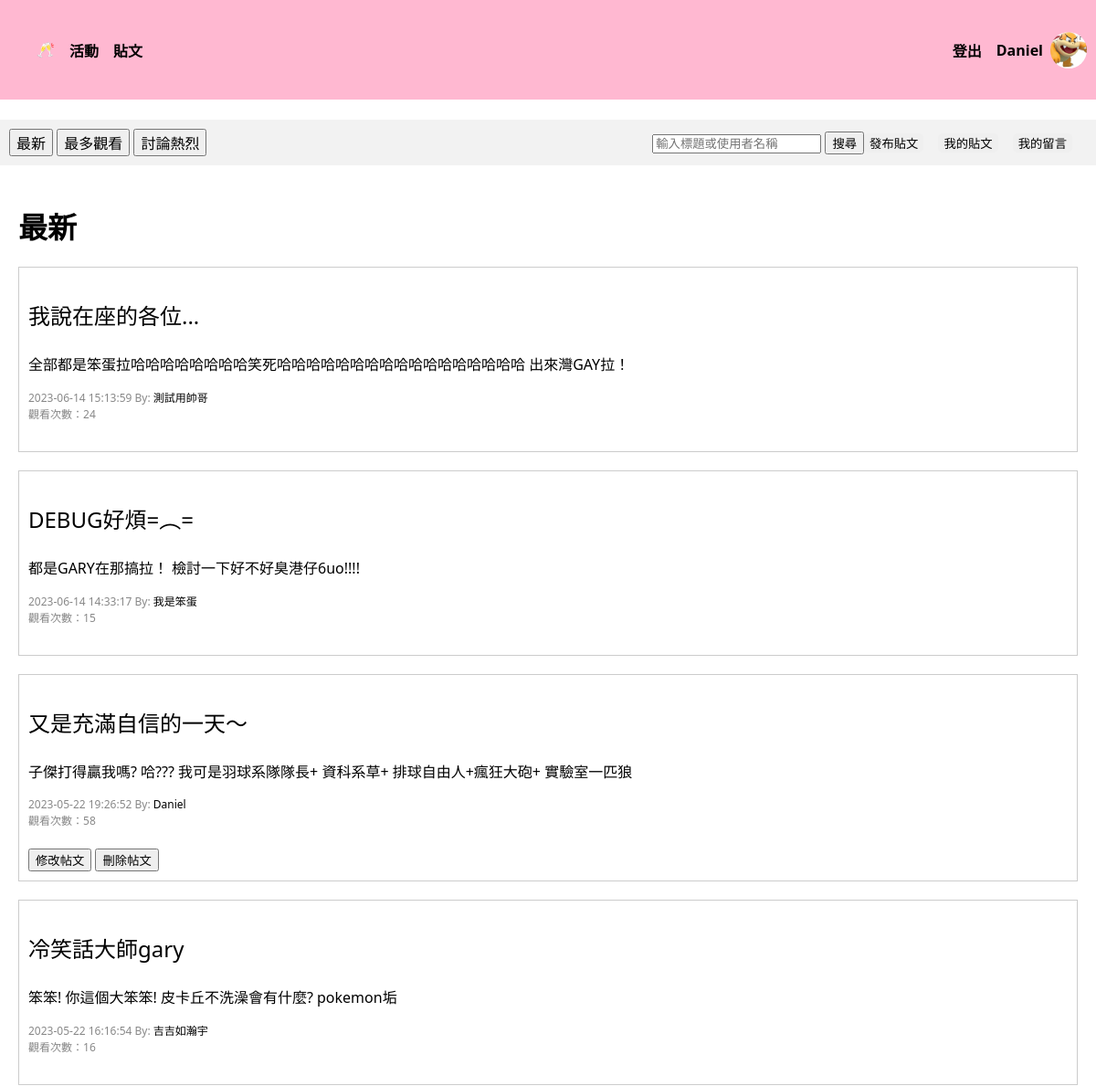
The page /post/posts/newest (signed in, upper part) on the database as committed earlier.
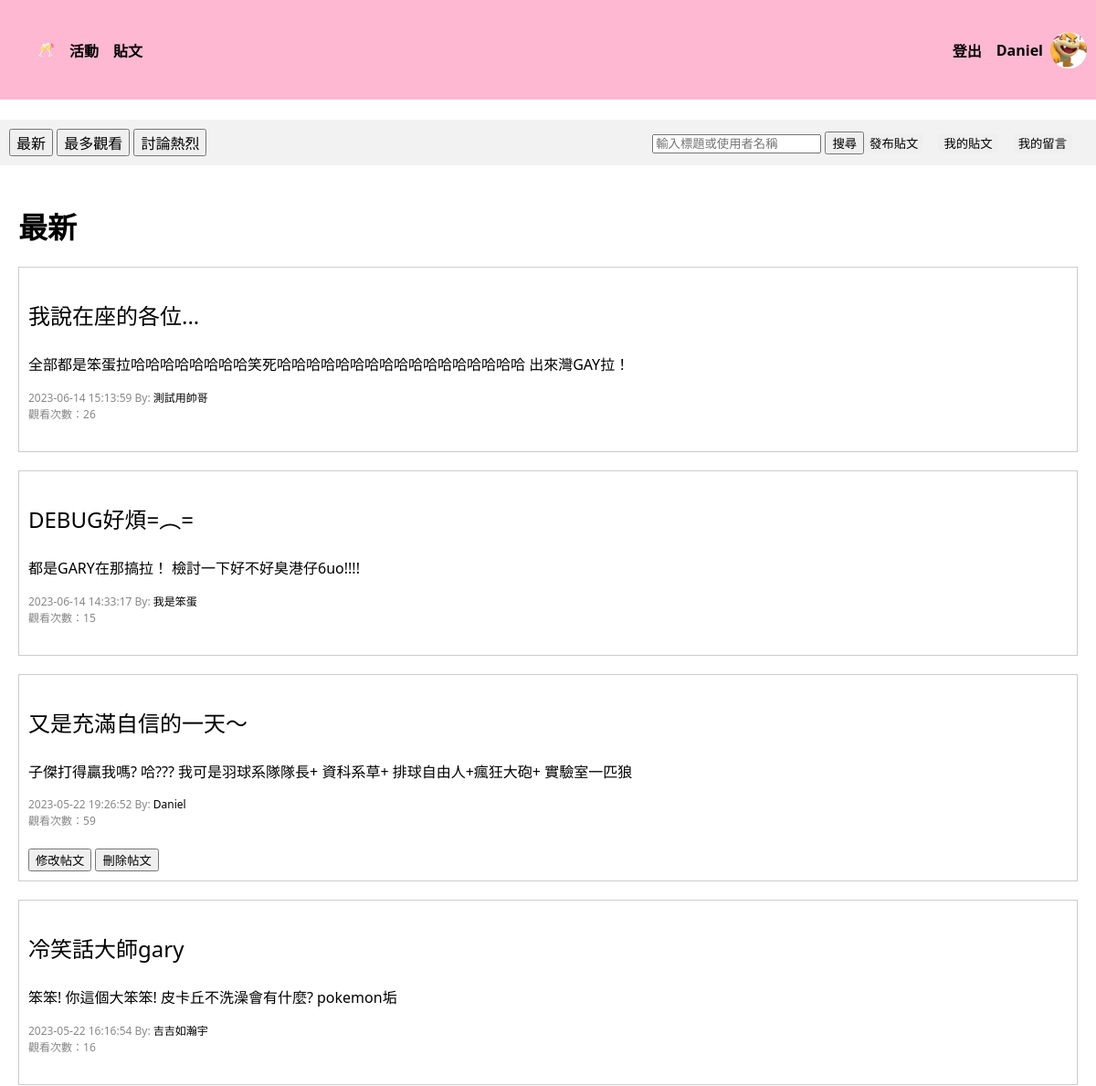
The same page on the database as committed later.
### tables this page shows
CREATE TABLE "Post" (
	"postID"	INTEGER,
	"postUserID"	INTEGER,
	"postTime"	TEXT,
	"postTitle"	TEXT,
	"postContent"	TEXT,
	"postView"	INT,
	FOREIGN KEY("postUserID") REFERENCES "User"("userID"),
	PRIMARY KEY("postID" AUTOINCREMENT)
);

CREATE TABLE "User" (
	"userID"	INTEGER,
	"password"	VARCHAR(10),
	"nickname"	VARCHAR(10) NOT NULL,
	"gender"	VARCHAR(1) NOT NULL,
	"birth"	TEXT,
	"cellphone"	VARCHAR(10),
	"email"	TEXT UNIQUE,
	"image" TEXT,
	PRIMARY KEY("userID" AUTOINCREMENT)
);

### crud/crudPost.py (the view, shortened to what this page needs)
@post_bp.route("/posts/<string:sortmethod>", methods=["GET", "POST"])
def posts_method(sortmethod):
    userID = session["userID"]
    searching_value = ""
    if sortmethod == "newest" or sortmethod == "None":
        sortmethod = "newest"
        con = sql.connect("funCrew_db.db")
        con.row_factory = sql.Row
        cur = con.cursor()
        cur.execute(
            "SELECT * FROM Post, User WHERE postUserID = userID ORDER BY postTime DESC"
        )
        posts = cur.fetchall()
        con.commit()
        con.close()
    return render_template(
        "posts.html",
        nickname=get_nickname(userID),
        avatar=get_avatar_path(userID),
        posts=posts,
        userID=userID,
        sortmethod=sortmethod,
        searching_value=searching_value,
    )

### crud/crudUser.py (called while the page is built)
def get_avatar_path(userID):
    try:
        con = sql.connect("funCrew_db.db")
        cur = con.cursor()
        cur.execute("SELECT image FROM User WHERE userID=?", (userID,))
        filename = cur.fetchone()[0]
        con.close()
        return "static/images/avatars/" + filename
    except Exception as e:
        print(f"Error occurred while retrieving filename: {str(e)}")
        return ""

def get_nickname(userID):
    con = sql.connect("funCrew_db.db")
    cur = con.cursor()
    cur.execute("SELECT nickname FROM User WHERE userID=?", (userID,))
    nickname = cur.fetchone()[0]
    con.close()
    return nickname

### templates/posts.html (shortened to what this page needs)
<!DOCTYPE html>
<html>
<head>
</head>
<body>
    <div class="nav_bar">
        <ul>
            <li><a href="/home"> 🥂 </a></li>
            <li><a href="/activity/activities/signingUp">活動</a></li>
            <li><a href="/post/posts/newest">貼文</a></li>
        </ul>
        <div class="header-right">
            <li style="list-style: none;"><a href="/user/logout">登出</a></li>
            <div class="user-info">
                <h4><a href="/user/personalInfo">{{ nickname }}</a></h4>
                <img src="../../{{ avatar }}" alt="大頭貼">
            </div>
        </div>
    </div>
    <br>
    <div class="header">
        <div class="header-left">
            <form method="POST">
                <button class="submit" name="newest"><a href="/post/posts/newest">最新</a></button>
                <button class="submit" name="mostView"><a href="/post/posts/mostView">最多觀看</a></button>
                <button class="submit" name="hotest"><a href="/post/posts/hotest">討論熱烈</a></button>
            </form>
        </div>
        <div class="header-right">
            <form action="/post/posts/searching" method="POST">
                <input type="text" name="searching_value" placeholder="輸入標題或使用者名稱" required>
                <input type="submit" name="post_search_button" value="搜尋">
            </form>
            <button class="button"><a href="/post/create_post"
                    style="text-decoration:none; color:black">發布貼文</a></button>
            <button class="button"><a href="/post/posts/my_posts"
                    style="text-decoration:none; color:black">我的貼文</a></button>
            <button class="button"><a href="/post/my_comments"
                    style="text-decoration:none; color:black">我的留言</a></button>
        </div>
    </div>
    <br>
    {% if sortmethod == "newest" %}
    <h1>最新</h1>
    {% elif sortmethod == "mostView" %}
    <h1>最多觀看</h1>
    {% elif sortmethod == "hotest" %}
    <h1>討論熱烈</h1>
    {% elif sortmethod == "my_posts" %}
    <h1>我的貼文</h1>
    {% elif sortmethod == "searching" %}
    <h1>搜尋：{{searching_value}}</h1>
    {% endif %}
    {% if searching_value %}
    {% for post in posts %}
    <div class="post"style="margin-left: 20px; margin-right: 20px;">
        <div class="content">
            <a href="/post/posts/{{post['postID']}}?sortmethod={{sortmethod}}&searching_value={{searching_value}}"
                style="text-decoration:none; color:black">
                <p style="font-size:24px;">{{ post['postTitle'] }}</p>
                <p>{{ post['postContent'] }}</p>
            </a>
        </div>
        <div class="info">
            <span>{{ post['postTime'] }}</span>
            <span>By: <a href="/user/info/{{post['postUserID']}}">{{ post['nickname'] }}</a></span>
            <br><span>觀看次數：{{ post['postView'] }}</span>
        </div>
    </div>
    {% endfor %}
    {% else %}
    {% for post in posts %}
    <div class="post" style="margin-left: 20px; margin-right: 20px;">
        <div class="content">
            <a href="/post/posts/{{post['postID']}}?sortmethod={{sortmethod}}"
                style="text-decoration:none; color:black">
                <p style="font-size:24px;">{{ post['postTitle'] }}</p>
                <p>{{ post['postContent'] }}</p>
            </a>
        </div>
        <div class="info">
            <span>{{ post['postTime'] }}</span>
            <span>By: <a href="/user/info/{{post['postUserID']}}">{{ post['nickname'] }}</a></span>
            <br><span>觀看次數：{{ post['postView'] }}</span>
        </div>
        <br>
        {% if (post['postUserID'] == userID) and (sortmethod != "searching") %}
        <div>
            <button><a href="/post/posts/update_post/{{post['postID']}}?sortmethod={{sortmethod}}"
                    style="text-decoration:none; color:black">修改帖文</a></button>
            <button><a href="/post/posts/delete_post/{{post['postID']}}?sortmethod={{sortmethod}}"
                    style="text-decoration:none; color:black">刪除帖文</a></button>
        </div>
        {% endif %}
    </div>
    {% endfor %}
    {% endif %}
</body>
</html>

Rows that differ between the two databases and show on the page:
changed Post "全部都是笨蛋拉哈哈哈哈哈哈哈哈笑死哈哈哈哈哈哈哈哈哈哈哈哈哈哈哈哈哈 出來灣GAY拉！": postView "24" → "26"
changed Post "又是充滿自信的一天～": postView "58" → "59"
